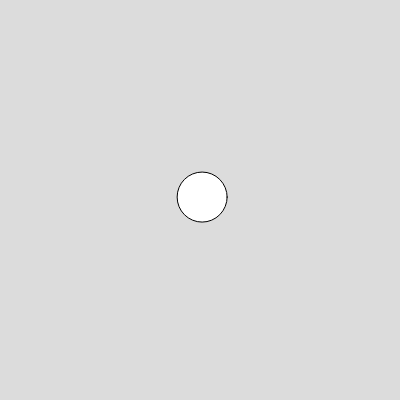
Frame 1 (no input)
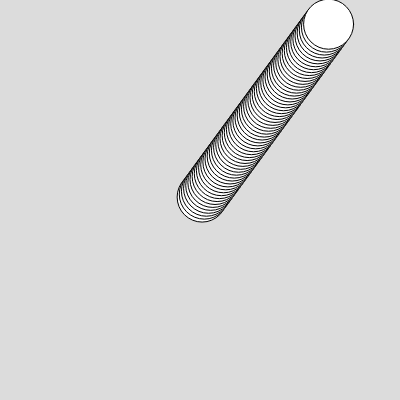
Frame 60 (no input)
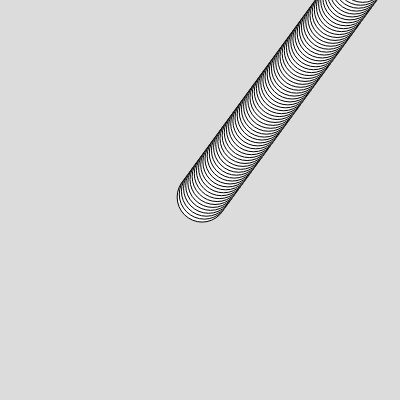
Frame 120 (the mouse pressed at the canvas centre since frame 60)

The p5.js sketch that drew these frames (run headless with seeded random() and noise() and a simulated clock; from frame 60 on, the mouse is pressed at the canvas centre):

// p5.js sketch
// ── sketch.js
let x, y;
let xSpeed, ySpeed;

function setup() {
  createCanvas(400, 400);
  background(220);

  x = width / 2;
  y = height / 2;
  xSpeed = random(-5, 5);
  ySpeed = random(-5, 5);
}

function draw() {
  //background(220);

  // update the position
  x = x + xSpeed;
  y = y + ySpeed;

  // display the circle
  circle(x, y, 50);
}
